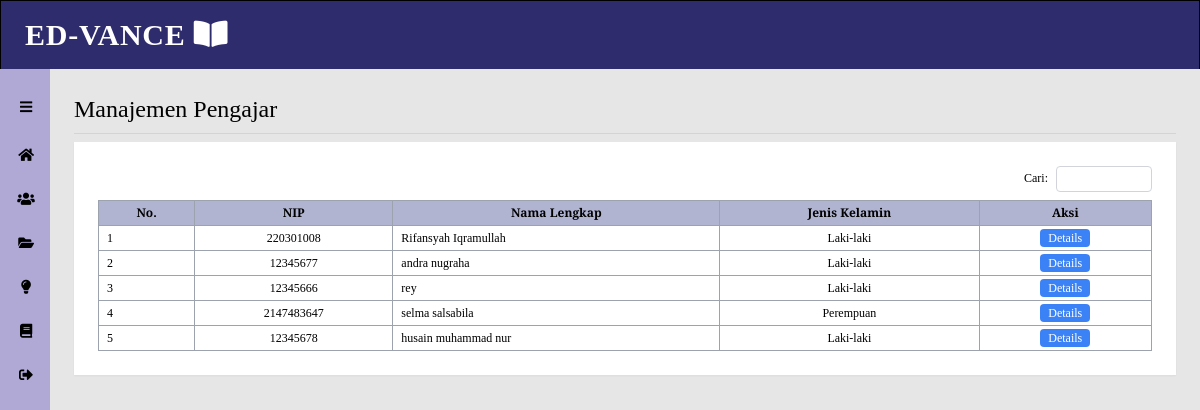
/ed-vanced/data_pengajar.php, run on the app's committed database.
### tables this page shows
CREATE TABLE `users` (
  `id` int(11) NOT NULL,
  `username` varchar(100) NOT NULL,
  `pass` varchar(255) NOT NULL,
  `nip` int(255) NOT NULL,
  `nis` int(255) NOT NULL,
  `jenis_kelamin` varchar(20) NOT NULL,
  `nama_lengkap` varchar(100) NOT NULL,
  `no_telp` varchar(20) NOT NULL,
  `foto` varchar(255) DEFAULT NULL,
  `role` enum('siswa','guru','admin') NOT NULL DEFAULT 'siswa',
  `status` enum('aktif','nonaktif') DEFAULT 'aktif'
);

### ed-vanced/data_pengajar.php (the view, shortened to what this page needs)
<?php
include 'database.php';
$query = "SELECT * FROM users WHERE role = 'guru'";
$result = mysqli_query($conn, $query);
$no = 1;
?>
<html lang="en">
<head>
  <script src="https://cdn.tailwindcss.com"></script>
  <link href="https://cdnjs.cloudflare.com/ajax/libs/font-awesome/5.15.3/css/all.min.css" rel="stylesheet"/>
</head>
<body class="bg-[#b0a9d6] min-h-screen flex flex-col">
  <?php require 'navbar.php'; ?>
  <?php require 'sidebar_guru.php'; ?>
    <main class="flex-1 bg-[#e6e6e6] p-6">
      <h2 class="text-2xl font-serif mb-2 border-b border-gray-300 pb-2">Manajemen Pengajar</h2>
      <section class="bg-white p-6 shadow-sm">
        <div class="flex justify-end mb-2">
          <label class="text-xs mr-2 mt-1" for="search">Cari:</label>
          <input class="border border-gray-300 rounded text-xs px-2 py-1 w-24" id="search" type="text"/>
        </div>
        <table class="w-full border-collapse border border-gray-400 text-xs text-center">
          <thead>
            <tr class="bg-[#b0b4d1] text-center font-semibold">
              <th class="border border-gray-400 px-2 py-1">No.</th>
              <th class="border border-gray-400 px-2 py-1">NIP</th>
              <th class="border border-gray-400 px-2 py-1">Nama Lengkap</th>
              <th class="border border-gray-400 px-2 py-1">Jenis Kelamin</th>
              <th class="border border-gray-400 px-2 py-1">Aksi</th>
            </tr>
          </thead>
          <tbody>
            <?php while ($row = mysqli_fetch_assoc($result)) { ?>
            <tr class="text-center">
              <td class="border border-gray-400 px-2 py-1 text-left"><?= $no++; ?></td>
              <td class="border border-gray-400 px-2 py-1"><?= $row['nip']; ?></td>
              <td class="border border-gray-400 px-2 py-1 text-left"><?= $row['nama_lengkap']; ?></td>
              <td class="border border-gray-400 px-2 py-1"><?= $row['jenis_kelamin']; ?></td>
              <td class="border border-gray-400 px-2 py-1">
                <a href="edit_pengajar.php?nip=<?= $row['nip']; ?>" class="bg-blue-500 text-white text-xs rounded px-2 py-0.5">Details</a>
              </td>
            </tr>
            <?php } ?>
          </tbody>
            </table>
      </section>
    </main>
  </div>
</body>
</html>

### ed-vanced/data_pengajar.php (style rules this page uses)
body { font-family: 'Roboto', sans-serif; }

### ed-vanced/sidebar_guru.php (style rules this page uses)
body { font-family: 'PT Serif', serif; }

### data on the page
users: nip "220301008", nama_lengkap "Rifansyah Iqramullah", jenis_kelamin "Laki-laki"
users: nip "12345677", nama_lengkap "andra nugraha", jenis_kelamin "Laki-laki"
users: nip "12345666", nama_lengkap "rey", jenis_kelamin "Laki-laki"
users: nip "2147483647", nama_lengkap "selma salsabila", jenis_kelamin "Perempuan"
users: nip "12345678", nama_lengkap "husain muhammad nur", jenis_kelamin "Laki-laki"
